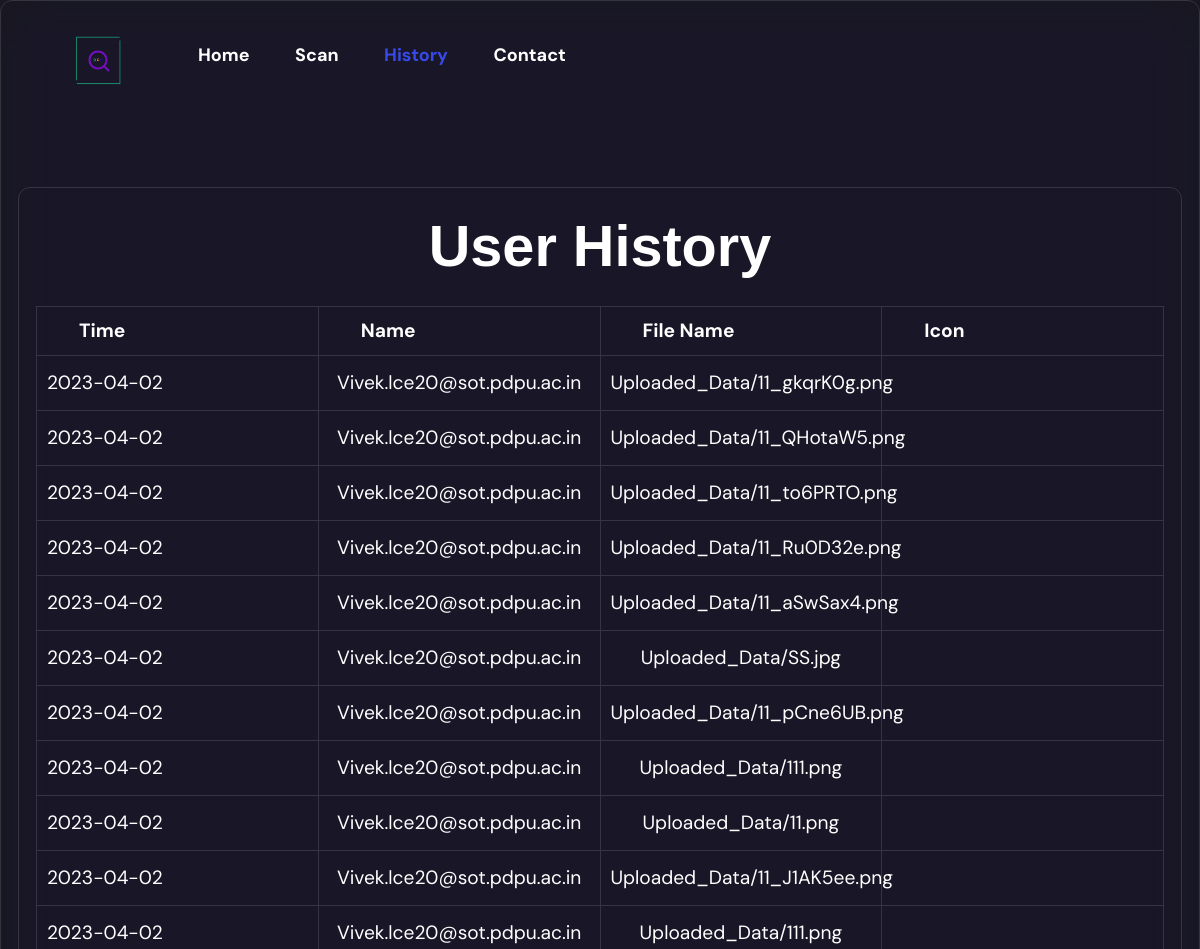
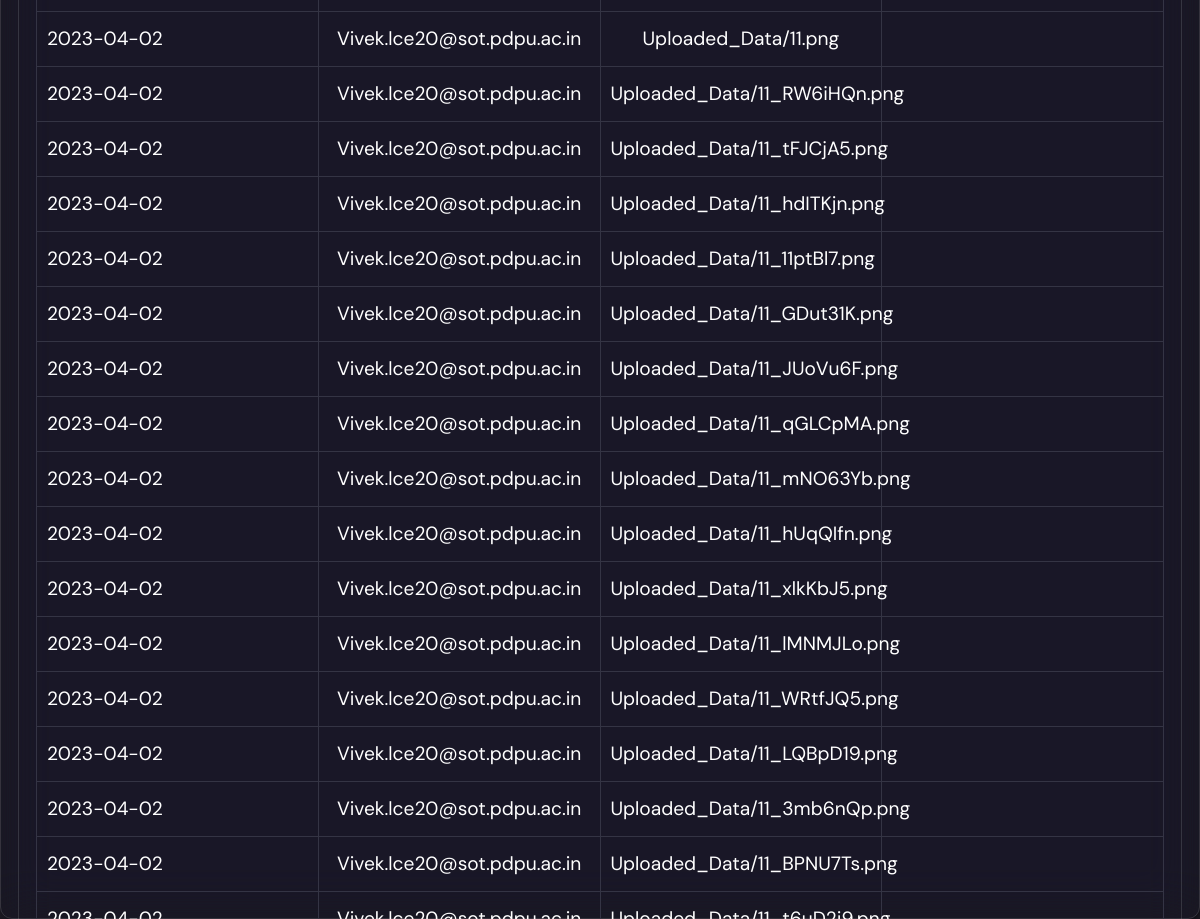
Screenshot of /report (signed in) with the database file from the repository (2 pictures, top to bottom).
### recognition_app/models.py (models this page shows)
class gujrati_files(models.Model):
    email = models.EmailField(max_length=254)
    time = models.CharField(max_length=100)
    image = models.FileField(upload_to='Uploaded_Data')

### report/views.py (the view)
# urls.py: path('',views.reportpage,name="rpt"),
def reportpage(request):
    gj = list(gujrati_files.objects.filter(email = request.session.get('key', None)).values())
    date = []
    name = []
    filename = []
    l = []
    for i in range(len(gj)):
        date.append(gj[i]['time'])
        name.append(gj[i]['email'])
        filename.append(gj[i]['image'])
    prm = zip(date,name,filename)
    print("---------------------------------------------------------")
    data = {
        'pr':prm
    }
    return render(request,'report.html',data)

### template/report.html (shortened to what this page needs)
{% load static %}
<!DOCTYPE html>
<html xmlns="http://www.w3.org/1999/xhtml" xml:lang="en-US" lang="en-US">
<head>
    <link rel="stylesheet" href="https://cdnjs.cloudflare.com/ajax/libs/twitter-bootstrap/4.5.0/css/bootstrap.min.css">
    <link rel="stylesheet" type="text/css" href="{% static 'assets/css/style.css' %}">
    <link rel="stylesheet" type="text/css" href="{% static 'assets/css/responsive.css' %}">
    <link rel="stylesheet" type="text/css" href="{% static 'assets/css/style3.css' %}">
</head>
<body class="body header-fixed home-4">
    <div id="wrapper" class="wrapper-style">
        <div id="page" class="clearfix">
            <header class="header absolute">
                <div class="tf-container">
                    <div class="row">
                        <div class="col-md-12">
                            <div id="site-header-inner">
                                <div id="site-logo" class="clearfix">
                                    <div id="site-logo-inner">
                                        <a href="{% url 'home2' %}" rel="home" class="main-logo">
                                            <img id="logo_header" src="{% static 'assets/images/logo/logo_dark.png' %}" alt="Image">
                                        </a>
                                    </div>
                                </div>
                                <div class="header-center">
                                    <nav id="main-nav" class="main-nav">
                                        <ul id="menu-primary-menu" class="menu">
                                            <li class="menu-item">
                                                <a href="{% url 'home2' %}">Home</a>
                                            </li>
                                            <li class="menu-item">
                                                <a href="{% url 'scan' %}">Scan</a>
                                            </li>
                                            <li class="menu-item current-menu-item">
                                                <a href="/report">History</a>
                                            </li>
                                            <li class="menu-item ">
                                                <a href="/contact">Contact</a>
                                            </li>
                                        </ul>
                                    </nav>
                                </div>
                            </div>
                        </div>
                    </div>
                </div>
            </header>
            <section class="tf-contact">
                <div id="hkk">
                    <div id="wrapper">
         <h1>User History</h1>
         <table id="keywords" cellspacing="0" cellpadding="0">
           <thead>
             <tr>
               <th><span>Time</span></th>
               <th><span>Name</span></th>
               <th><span>File Name</span></th>
               <th><span>Icon</span></th>
             </tr>
           </thead>
           <tbody>
            {% for i,j,k in pr %}
             <tr>
               <td class="lalign">{{i}}</td>
               <td>{{j}}</td>
               <td>{{k}}</td>
               <td><iframe src="./login.html" height="5" width="15" frameborder="1"></iframe></td>
             </tr>
             {% endfor %}
           </tbody>
         </table>
        </div>
                </div>
            </section>
</body>
</html>

### static/assets/css/responsive.css (style rules this page uses)
@media only screen and (max-width: 1600px) { .header #site-header-inner #site-logo { margin-right: 30px; } }
@media only screen and (max-width: 1366px) { #main-nav > ul > li { padding: 31px 15px 31px 15px; } }

### static/assets/css/style3.css (style rules this page uses)
article, aside, details, figcaption, figure, footer, header, hgroup, menu, nav, section { display: block; }
ol, ul { list-style: none; }
table { border-collapse: collapse; border-spacing: 0; }
img { border: 0; max-width: 100%; }
h1 { font-family: 'Amarante', Tahoma, sans-serif; font-weight: bold; font-size: 3.6em; line-height: 1.7em; margin-bottom: 10px; text-align: center; }
#wrapper { border-radius: 20px; display: block; height: 100vh; backdrop-filter: blur(25px) saturate(200%); -webkit-backdrop-filter: blur(25px) saturate(200%); background-color: rgba(0, 0, 0, 0); border-radius: 12px; border: 1px solid rgba(255, 255, 255, 0.125); color: #fff !important; margin: 0 auto; padding: 10px 17px; -webkit-box-shadow: 2px 2px 3px -1px rgba(0,0,0,0.35); }
#keywords { margin: 0 auto; font-size: 1.2em; margin-bottom: 15px; }
#keywords thead { cursor: pointer; }
#keywords thead tr th { font-weight: bold; padding: 12px 30px; padding-left: 42px; }
#keywords thead tr th span { padding-right: 20px; background-repeat: no-repeat; background-position: 100% 100%; }
#keywords tbody tr { color: #fff; }
#keywords tbody tr td { text-align: center; padding: 15px 10px; }
#keywords tbody tr td.lalign { text-align: left; }

### rows the page displays
gujrati_files: pr "2023-04-02", pr "Vivek.lce20@sot.pdpu.ac.in", pr "Uploaded_Data/11_gkqrK0g.png"
gujrati_files: pr "2023-04-02", pr "Vivek.lce20@sot.pdpu.ac.in", pr "Uploaded_Data/11_QHotaW5.png"
gujrati_files: pr "2023-04-02", pr "Vivek.lce20@sot.pdpu.ac.in", pr "Uploaded_Data/11_to6PRTO.png"
gujrati_files: pr "2023-04-02", pr "Vivek.lce20@sot.pdpu.ac.in", pr "Uploaded_Data/11_Ru0D32e.png"
gujrati_files: pr "2023-04-02", pr "Vivek.lce20@sot.pdpu.ac.in", pr "Uploaded_Data/11_aSwSax4.png"
gujrati_files: pr "2023-04-02", pr "Vivek.lce20@sot.pdpu.ac.in", pr "Uploaded_Data/SS.jpg"
gujrati_files: pr "2023-04-02", pr "Vivek.lce20@sot.pdpu.ac.in", pr "Uploaded_Data/11_pCne6UB.png"
gujrati_files: pr "2023-04-02", pr "Vivek.lce20@sot.pdpu.ac.in", pr "Uploaded_Data/111.png"
gujrati_files: pr "2023-04-02", pr "Vivek.lce20@sot.pdpu.ac.in", pr "Uploaded_Data/11.png"
gujrati_files: pr "2023-04-02", pr "Vivek.lce20@sot.pdpu.ac.in", pr "Uploaded_Data/11_J1AK5ee.png"
gujrati_files: pr "2023-04-02", pr "Vivek.lce20@sot.pdpu.ac.in", pr "Uploaded_Data/111.png"
gujrati_files: pr "2023-04-02", pr "Vivek.lce20@sot.pdpu.ac.in", pr "Uploaded_Data/11.png"
gujrati_files: pr "2023-04-02", pr "Vivek.lce20@sot.pdpu.ac.in", pr "Uploaded_Data/11_RW6iHQn.png"
gujrati_files: pr "2023-04-02", pr "Vivek.lce20@sot.pdpu.ac.in", pr "Uploaded_Data/11_tFJCjA5.png"
gujrati_files: pr "2023-04-02", pr "Vivek.lce20@sot.pdpu.ac.in", pr "Uploaded_Data/11_hdITKjn.png"
gujrati_files: pr "2023-04-02", pr "Vivek.lce20@sot.pdpu.ac.in", pr "Uploaded_Data/11_11ptBl7.png"
gujrati_files: pr "2023-04-02", pr "Vivek.lce20@sot.pdpu.ac.in", pr "Uploaded_Data/11_GDut31K.png"
gujrati_files: pr "2023-04-02", pr "Vivek.lce20@sot.pdpu.ac.in", pr "Uploaded_Data/11_JUoVu6F.png"
gujrati_files: pr "2023-04-02", pr "Vivek.lce20@sot.pdpu.ac.in", pr "Uploaded_Data/11_qGLCpMA.png"
gujrati_files: pr "2023-04-02", pr "Vivek.lce20@sot.pdpu.ac.in", pr "Uploaded_Data/11_mNO63Yb.png"
gujrati_files: pr "2023-04-02", pr "Vivek.lce20@sot.pdpu.ac.in", pr "Uploaded_Data/11_hUqQIfn.png"
gujrati_files: pr "2023-04-02", pr "Vivek.lce20@sot.pdpu.ac.in", pr "Uploaded_Data/11_xlkKbJ5.png"
gujrati_files: pr "2023-04-02", pr "Vivek.lce20@sot.pdpu.ac.in", pr "Uploaded_Data/11_lMNMJLo.png"
gujrati_files: pr "2023-04-02", pr "Vivek.lce20@sot.pdpu.ac.in", pr "Uploaded_Data/11_WRtfJQ5.png"
gujrati_files: pr "2023-04-02", pr "Vivek.lce20@sot.pdpu.ac.in", pr "Uploaded_Data/11_LQBpD19.png"
gujrati_files: pr "2023-04-02", pr "Vivek.lce20@sot.pdpu.ac.in", pr "Uploaded_Data/11_3mb6nQp.png"
gujrati_files: pr "2023-04-02", pr "Vivek.lce20@sot.pdpu.ac.in", pr "Uploaded_Data/11_BPNU7Ts.png"
